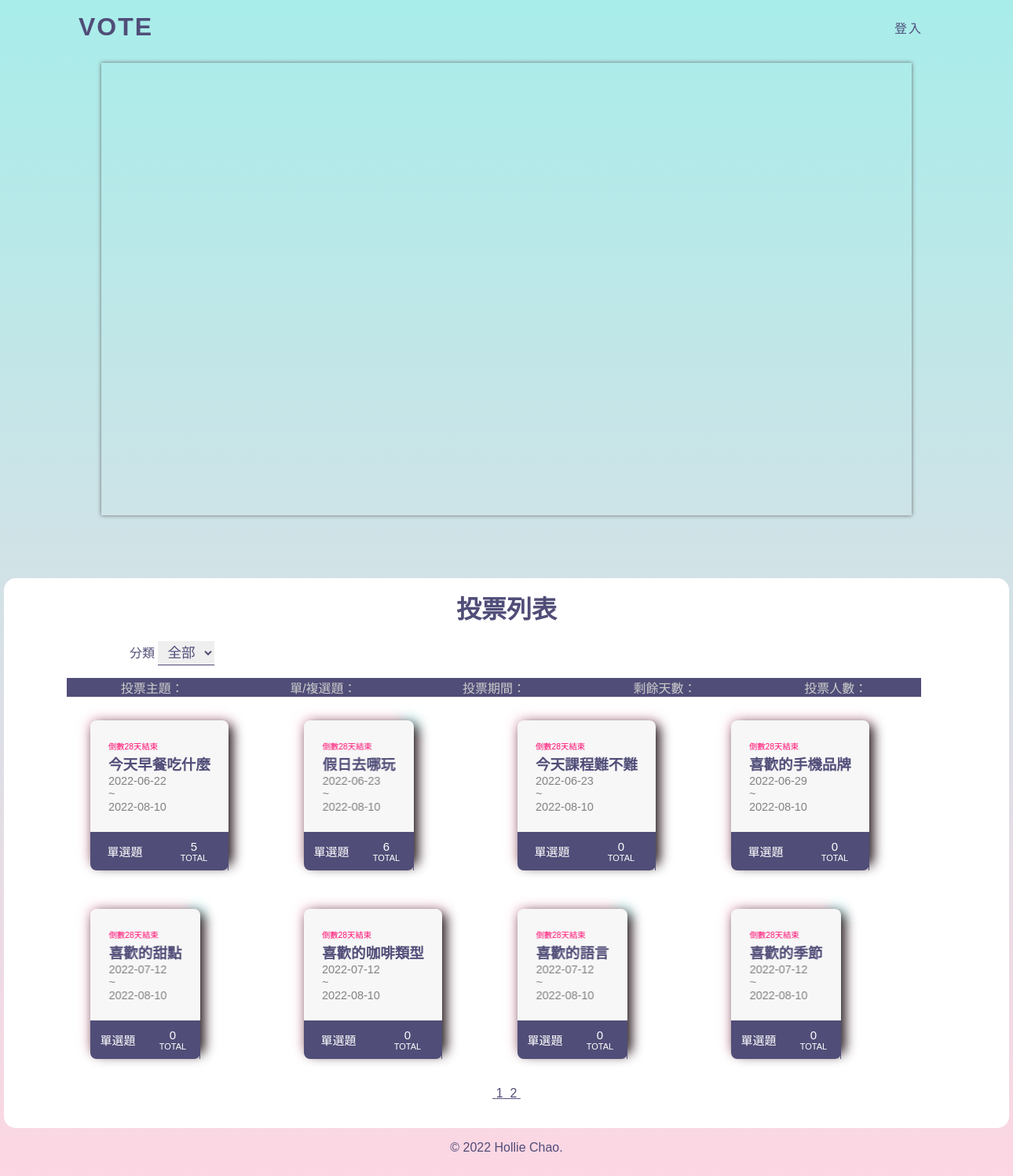
The app's page /?order=multiple&type=asc with its own data.
### tables this page shows
CREATE TABLE `subjects` (
  `id` int(11) UNSIGNED NOT NULL COMMENT '序號',
  `subject` varchar(128) NOT NULL COMMENT '主題描述',
  `type_id` int(11) NOT NULL COMMENT '主題類別',
  `multiple` tinyint(1) NOT NULL DEFAULT 0 COMMENT '單/複選',
  `mulit_limit` tinyint(4) NOT NULL DEFAULT 1 COMMENT '單/複選項目數',
  `start` date NOT NULL COMMENT '開始時間',
  `end` date NOT NULL COMMENT '結束時間',
  `total` int(11) UNSIGNED NOT NULL DEFAULT 0 COMMENT '投票人數統計'
);

### api/base.php (called while the page is built, shortened)
<?php
function pdo(){
    $dsn = "mysql:host=localhost;charset=utf8;dbname=vote";
    return new PDO($dsn, 'root', '');
}
function all($table,...$arg){
    $pdo=pdo();
    $sql="SELECT * FROM $table ";
    switch(count($arg)){
        case 2:
            if(!empty($arg[0])){
                foreach($arg[0] as $key => $value){
                    $tmp[]="`$key`='$value'";
                }
                        $sql.=" WHERE ". implode(" AND " ,$tmp) . $arg[1];
            }else{
                $sql.=$arg[1];
            }
        break;
        }
        return $pdo->query($sql)->fetchAll(PDO::FETCH_ASSOC);
    }
function math($table,$math,$col,...$arg){
    $pdo=pdo();
    $sql="SELECT $math(`$col`) FROM $table ";
        return $pdo->query($sql)->fetchColumn();
    }
?>

### front/vote_list.php (the view, shortened to what this page needs)
<?php
$p="";
$querystr="";
if(isset($_GET['order'])){
  $querystr="&order={$_GET['order']}&type={$_GET['type']}";
}
$queryfilter="";
?>
<h1>投票列表</h1>
<div id="list">
  <label for="types">分類</label>
    <select name="types" id="types" onchange="location.href=`?filter=${this.value}<?=$p;?><?=$querystr;?>`">
      <option value="0">全部</option>
    </select>
  </div>
    <div>
  <ul class="list">
    <li class="list-header">
      <div>投票主題：</div>
      <?php
      if (isset($_GET['type']) && $_GET['type'] == 'asc') {
      ?>
      <div><a href="?order=multiple&type=desc<?=$p;?><?=$queryfilter?>#container">單/複選題：</a></div>
      <?php
      } else {
      ?>
      <div><a href="?order=multiple&type=asc<?=$p;?><?=$queryfilter?>#container">單/複選題：</a></div>
      <?php
      }
      ?>
      <?php
      if (isset($_GET['type']) && $_GET['type'] == 'asc') {
      ?>
      <div><a href="?order=end&type=desc<?=$p;?><?=$queryfilter?>#container">投票期間：</a></div>
      <?php
      } else {
      ?>
      <div><a href="?order=end&type=asc<?=$p;?><?=$queryfilter?>#container">投票期間：</a></div>
      <?php
      }
      ?>
      <?php
      if (isset($_GET['type']) && $_GET['type'] == 'asc') {
      ?>
      <div><a href="?order=remain&type=desc<?=$p;?><?=$queryfilter?>#container">剩餘天數：</a></div>
      <?php
      }else{
      ?>
      <div><a href="?order=remain&type=asc<?=$p;?><?=$queryfilter?>#container">剩餘天數：</a></div>
      <?php
      }
      ?>
      <?php
      if (isset($_GET['type']) && $_GET['type'] == 'asc') {
      ?>
        <div><a href='?order=total&type=desc<?=$p;?><?=$queryfilter?>#container'>投票人數：</a></div>
      <?php
      } else {
      ?>
        <div><a href='?order=total&type=asc<?=$p;?><?=$queryfilter?>#container'>投票人數：</a></div>
      <?php
      }
      ?>
    </li>
    <?php
    $orderStr = '';
    if (isset($_GET['order'])) {
      if($_GET['order']=='remain'){
        $orderStr = "ORDER BY DATEDIFF(`end`,now()) {$_SESSION['order']['type']}";
      }else{
        $orderStr = "ORDER BY `{$_SESSION['order']['col']}` {$_SESSION['order']['type']}";
      }
    }
    $filter=[];
    $total= math('subjects','count','id',$filter);
    $div=8;
    $pages=ceil($total/$div);
    $now=isset($_GET['p'])?$_GET['p']:1;
    $start=($now-1)*$div;
    $page_rows=" limit $start,$div";
    $subjects = all('subjects',$filter, $orderStr . $page_rows);
    foreach ($subjects as $subject) {
      echo "<a class='voteCard' href='?do=vote_result&id={$subject['id']}'>";
   ?>
<div class="card_flex">
<div class="card rgb">
  <div class="card-text card2">
    <span class="date">
      <?php
            $today = strtotime("now");
            $end = strtotime($subject['end']);
            if (($end - $today) > 0) {
              $remain = floor(($end - $today) / (60 * 60 * 24));
              echo "倒數" . $remain . "天結束";
            } else {
              echo "<span style='color:grey;'>投票已截止</span>";
            }
            ?>
    </span>
    <h2><?=$subject['subject'];?></h2>
    <p><?=$subject['start']."<br>~<br>".$subject['end'];?></p>
  </div>
  <div class="card-stats">
    <div class="stat">
      <div class="value">
        <?php
              if ($subject['multiple'] == 0) {
                echo "<div class='text-center'>單選題</div>";
              } else {
                echo "<div class='text-center'>複選題</div>";
              }
        ?>
      </div>
    </div>
    <div class="stat border">
      <div class="value">
        <?=$subject['total'];?>
      </div>
      <div class="type">total</div>
    </div>
</div>
</div>
</div>
   <?php
      echo "</a>";
    }
    ?>
  </ul>
    <div class="text-center">
      <?php
      if($pages > 1) {
        for($i=1;$i<=$pages;$i++){
          echo "<a href='?p={$i}{$querystr}{$queryfilter}'>&nbsp;";
          echo $i ;
          echo "&nbsp;</a>";
        }
      }
      ?>
    </div>
</div>

### css/index.css (style rules this page uses)
* { margin: 0; padding: 0; box-sizing: border-box; font-family: Arial, Helvetica, sans-serif; color: #504d78; word-wrap: break-word; }
body { height: 100vh; background-image: linear-gradient(to top, #fed6e3 0%, #a8edea 100%); }
h1 { text-align: center; line-height: 5rem; }
.text-center { text-align: center; }
.list { width: 85%; }
.list-header { display: flex; justify-content: space-evenly; text-align: center; }
.list-header div { width: calc(100% / 5); background: #504d78; color: #ccc; }
.list { margin: 1rem 5rem; }
.list a { text-decoration: none; }
.list-header div a { color: #ccc; }
#list { margin-left: 20vh; }
#types { padding: 0.25rem 0.5rem; font-size: 1.1rem; border: 0; border-bottom: 1px solid #504d78 ; }

### css/card.css (style rules this page uses)
.card_flex { display: flex; overflow: hidden; height: 15rem; width: 17rem; }
.voteCard { display: inline-block; }
.card { grid-template-columns: 180px; grid-template-rows: 0px 180px 50px; grid-template-areas: "image" "text" "stats"; border-radius: 8px; background: rgb(247, 247, 247); color:#504d78; box-shadow: 5px 5px 15px rgba(0,0,0,0.9); text-align: justify; cursor: pointer; margin:30px; transform-style: preserve-3d; transform: perspective(1000px); }
.rgb::after { content:""; background: linear-gradient(45deg, #fed6e3 50%, #a8edea 50% ) repeat 0% 0% / 300% 100%; position: absolute; inset: -3px; border-radius: 8px; filter: blur(8px); transform: translateZ(-1px); animation: rgb 6s linear infinite; }
.card-text { grid-area: text; margin: 25px; transform: translateZ(30px); }
.card-text .date { color: rgb(255, 7, 110); font-size:10px; }
.card-text p { color: grey; font-size:14px; font-weight: 200; }
.card-text h2 { margin-top:0px; font-size:18px; }
.card-stats { grid-area: stats; display: grid; grid-template-columns: 1fr 1fr; grid-template-rows: 1fr; border-bottom-left-radius: 8px; border-bottom-right-radius: 8px; background: #504d78 ; }
.card-stats .stat { padding:10px; display: flex; align-items: center; justify-content: center; flex-direction: column; color: white; }
.card-stats .border { border-left: 1px solid #504d78; border-right: 1px solid #504d78; }
.card-stats .value { font-size:15px; font-weight: 500; }
.card-stats .type { font-size:11px; font-weight: 300; text-transform: uppercase; color: white; }
div.value { color: white }
.text-center { color: white; }

### records on screen
subjects: subject "今天早餐吃什麼", start "2022-06-22", end "2022-08-10", multiple "單選題", total "5"
subjects: subject "假日去哪玩", start "2022-06-23", end "2022-08-10", multiple "單選題", total "6"
subjects: subject "今天課程難不難", start "2022-06-23", end "2022-08-10", multiple "單選題", total "0"
subjects: subject "喜歡的手機品牌", start "2022-06-29", end "2022-08-10", multiple "單選題", total "0"
subjects: subject "喜歡的甜點", start "2022-07-12", end "2022-08-10", multiple "單選題", total "0"
subjects: subject "喜歡的咖啡類型", start "2022-07-12", end "2022-08-10", multiple "單選題", total "0"
subjects: subject "喜歡的語言", start "2022-07-12", end "2022-08-10", multiple "單選題", total "0"
subjects: subject "喜歡的季節", start "2022-07-12", end "2022-08-10", multiple "單選題", total "0"
